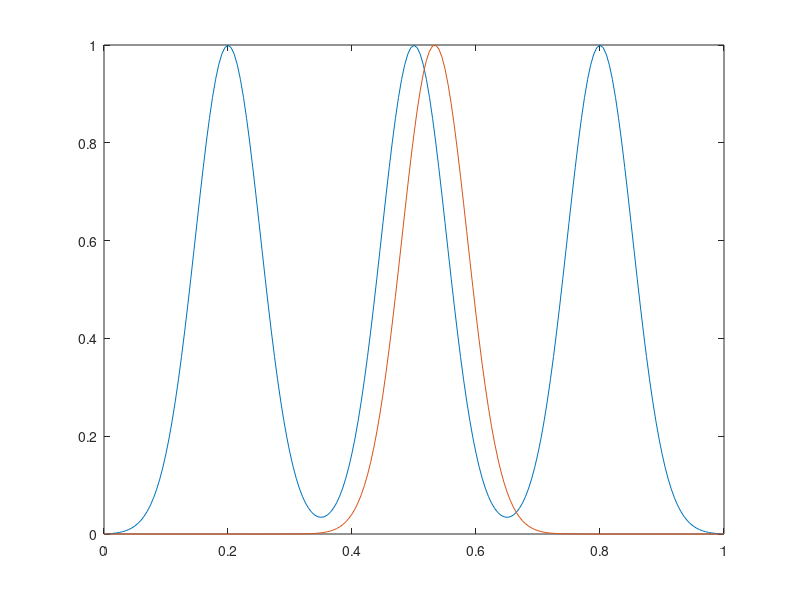
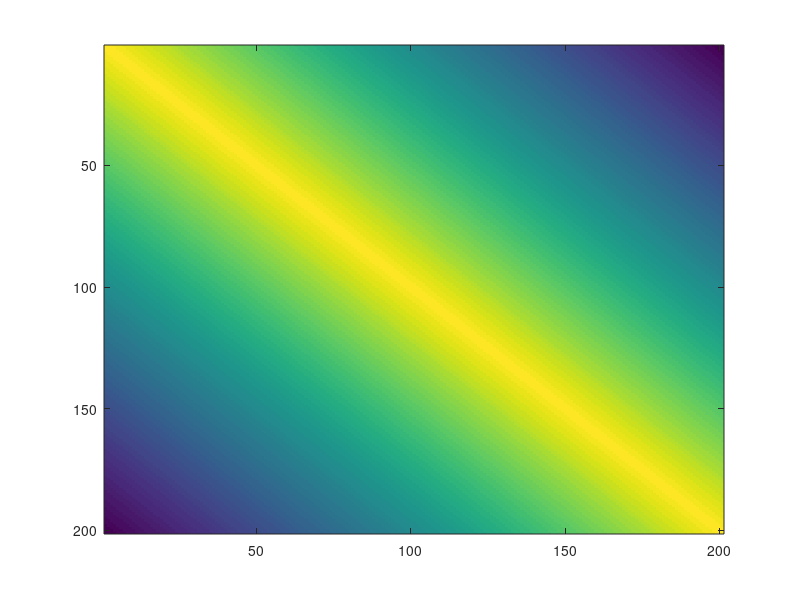
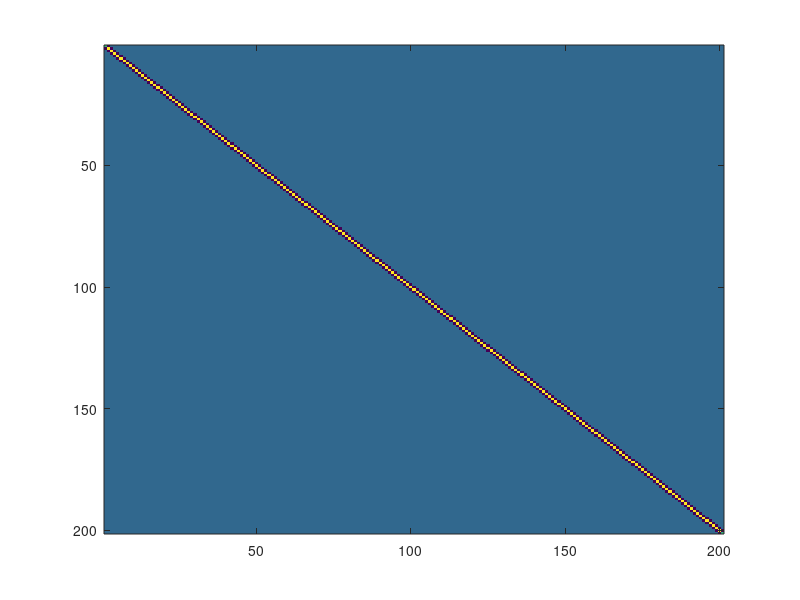

The MATLAB script that drew these images, in order: (Note: this script raises an error after producing the figures.)
%%%%%%%%%%%%%%%%%%%%%%%%%%%%%%%%%%%%%%%%%%%%%%%%%%%%%%%%%%%%%%%%%%%%%%%%%%%%%%%%%%%%%%%%%%
%%% Generate data
%%%%%%%%%%%%%%%%%%%%%%%%%%%%%%%%%%%%%%%%%%%%%%%%%%%%%%%%%%%%%%%%%%%%%%%%%%%%%%%%%%%%%%%%%%
clear; close all;
N = 201;

seed = rand*1000;
rng("default");

t1 = linspace(-3,3,N);

a = 0.5;
time_gap = 1/(N-1);

for j =1:N 
    f(j) = exp(-(t1(j)-1.8).^2/0.2) + exp(-(t1(j)-0).^2/0.2)+ exp(-(t1(j)+1.8).^2/0.2);
end

f = f - interp1([-3 3], [f(1) f(end)],t1);

a = [-0.5, 2];
t = linspace(0,1,N);

gamma1 = t;
f1 = interp1(t,f,gamma1);

for j =1:N 
    g(j) = exp(-(t1(j)-0.2).^2/0.2);
end
f2 = interp1(t,g,t);

figure(1);clf;
plot(t, f1, t, f2)

f1 = f1';
f2 = f2';

q1 = sign(gradient(f1)/time_gap).*sqrt(abs(gradient(f1)/time_gap));
q2 = sign(gradient(f2)/time_gap).*sqrt(abs(gradient(f2)/time_gap));

%define the covariance for the gamma function
mu = zeros(1, N);


% Define the value of pho
pho = 0.999;  % You can change this to your desired value
% Initialize an empty matrix of size (n+1) x (n+1)

f_cov = ones(1, N);
% f_cov= [20*ones(1, (N-1)/2+1), 0.1*ones(1, (N-1)/2)];
Cr = diag(f_cov);
% Cr = zeros(N, N);

% Fill in the matrix
for i = 1:N
    for j = 1:N
        if i ~= j
            Cr(i, j) = pho^(abs(i-j));
        end
    end
end
Cr = Cr*8;

figure(1001); clf;
imagesc(Cr);
try chol(Cr)
    disp('Matrix is symmetric positive definite.')
catch ME
    disp('Matrix is not symmetric positive definite')
end

inv_cr = inv(Cr);
figure(1002); clf;
imagesc(inv_cr);
%%%%%%%%%%%%%%%%%%%%%%%%%%%%%%%%%%%%%%%%%%%%%%%%%%%%%%%%%%%%%%%%%%%%%%%%%%%%%%%%%%%%%%%%%%
%%% Dynamic programming to match f1 and f2 
%%%%%%%%%%%%%%%%%%%%%%%%%%%%%%%%%%%%%%%%%%%%%%%%%%%%%%%%%%%%%%%%%%%%%%%%%%%%%%%%%%%%%%%%%%
gamma_t = DynamicProgrammingQ(q2', q1', 0, 0);


%%%%%%%%%%%%%%%%%%%%%%%%%%%%%%%%%%%%%%%%%%%%%%%%%%%%%%%%%%%%%%%%%%%%%%%%%%%%%%%%%%%%%%%%%%
%%% bayesian
%%%%%%%%%%%%%%%%%%%%%%%%%%%%%%%%%%%%%%%%%%%%%%%%%%%%%%%%%%%%%%%%%%%%%%%%%%%%%%%%%%%%%%%%%%
% 1. initiate phi 
phi_int = zeros(1, N);

figure(101); clf;
plot(t, phi_int);
figure(102); clf;
gamma_in = cumtrapz(t, exp(phi_int))./trapz(t, exp(phi_int));
gamma_in = (gamma_in-min(gamma_in))/(max(gamma_in)-min(gamma_in)); 
plot(t, gamma_in);

%2. Initiate sigma1
sigma1_int = 5;

%3: update g and sigma1
J = 10000;
phi_set = [];
phi_set(1,:) = phi_int;

%set the parameters for the pCN-mixture
betals = [0.5, linspace(0.001, 0.01, 4)];
probabilities = [0.6, repmat(0.1, 1, 4)];


for j = 1: J
    %propose new phi
    kesi = mvnrnd(mu, Cr, 1);
    kesi = kesi-trapz(t,kesi);
    beta = randsample(betals, 1,true, probabilities);
    phi_new = phi_set(j,:)*sqrt(1-beta^2) + beta*kesi;
    phi_new = phi_new-trapz(t,phi_new);
    
    % calculate MCMC acceptance ratio
    [lossratio, sse_diff(j)] = cal_joint_ratio_clr_corr(sigma1_int, q1, q2, t, phi_new, phi_set(j,:));
    lossratio_(j) = lossratio;
    lamd_p = min(1, lossratio);

    if rand()<lamd_p
        phi_set(j+1,:) = phi_new;
    else
        phi_set(j+1,:) = phi_set(j,:);
    end
    
    temp_t = cumtrapz(t,exp(phi_set(j+1,:)))./trapz(t, exp(phi_set(j+1,:)),2);
    temp_t = round(temp_t/temp_t(end)*(N-1))+1;
    gam1_dev = exp(phi_set(j+1,:))./trapz(t, exp(phi_set(j+1,:)),2);
    SSE = (norm(q2 - q1(temp_t).*sqrt(gam1_dev')))^2;
    sse_(j) = SSE;

end

% plot the sample gamma
gamma_new = [];
cnt = 1;
for j = 1:J+1
    gamma_new(j,:) = cumtrapz(t, exp(phi_set(j,:)))./trapz(t, exp(phi_set(j,:)));
    gamma_new(j,:) = (gamma_new(j,:)-min(gamma_new(j,:)))/(max(gamma_new(j,:))-min(gamma_new(j,:)));
end


fgamma = gamma_new(J/2+1:10:J+1,:);
fphi_set = phi_set(J/2+1:10:J+1,:);

eps = 1e-5;
learn_rate = 0.1;
sample_mean = mean(phi_set,1);
gamma_mean = cumsum(exp(sample_mean))./sum(exp(sample_mean));
gamma_mean = (gamma_mean-min(gamma_mean))/(max(gamma_mean)-min(gamma_mean));



figure(1); clf;
hold on;
plot(t,gamma_new);
plot(t,gamma_t,'k','LineWidth',2);
% plot(t,gamma_mean','b--','LineWidth',2);
lsize = 16; % Label fontsize
nsize = 18; % Axis fontsize
axis equal;
ylim([0,1]);
xlim([0,1]);
xticks([0 0.2 0.4 0.6 0.8 1]);
set(gca, 'Fontsize', nsize,'linewidth', 1.5)
set(gcf,'paperpositionmode','auto');
set(gcf,'windowstyle','normal');
set(gca,'LooseInset',max(get(gca,'TightInset'), 0.02))
set(gca,'fontweight','normal')
opts.Colors     = get(groot,'defaultAxesColorOrder');
opts.saveFolder = 'img/';
opts.width      = 12;
opts.height     = 10;
opts.fontType   = 'Times';
% 



f2_gamma_t = interp1(t,f2,gamma_t);
figure(2);clf;
plot(t,f1,'b.','LineWidth', 1.5);
hold on;
plot(t,f2,'g.','LineWidth', 1.5);
plot(t, f2_gamma_t, 'r','LineWidth', 1.5)

figure(3);clf;
plot(t,q1,'b.','LineWidth', 1.5);
hold on;
plot(t,q2,'g.','LineWidth', 1.5);

figure(5);clf;
subplot(2,1,1);
plot(sse_)
subplot(2,1,2);
hist(sse_);
% 



%%
% Perform k-means clustering
seed = rand*1000;
rng(824);
K = 3;
[idx, centers] = kmeans(phi_set, K);
% [idx, centers] = kmeans(fphi_set, K);
for i = 1: K
    centers_g(i,:) = cumtrapz(t, exp(centers(i,:)))/trapz(t, exp(centers(i,:)));
end

figure(11); clf;
hold on;
plot(t,gamma_new(idx==1,:),'Color', [0.8 0.8 0.8]);
plot(t,gamma_new(idx==2,:),'y');
plot(t,gamma_new(idx==3,:),'g');
% plot(t,fgamma(idx==1,:)','Color', [0.8 0.8 0.8]);
% plot(t,fgamma(idx==2,:),'y');
% plot(t,fgamma(idx==3,:),'g');
plot(t, centers_g(1,:),'m','LineWidth',2)
plot(t, centers_g(2,:),'c','LineWidth',2)
plot(t, centers_g(3,:),'r','LineWidth',2)
plot(t,gamma_t,'k--','LineWidth',2);
% plot(t,gamma_t,'m--','LineWidth',2);
lsize = 16; % Label fontsize
nsize = 18; % Axis fontsize
axis equal;
ylim([0,1]);
xlim([0,1]);
xticks([0 0.2 0.4 0.6 0.8 1]);
set(gca, 'Fontsize', nsize,'linewidth', 1.5)
set(gcf,'paperpositionmode','auto');
set(gcf,'windowstyle','normal');
set(gca,'LooseInset',max(get(gca,'TightInset'), 0.02))
set(gca,'fontweight','normal')
opts.Colors     = get(groot,'defaultAxesColorOrder');
opts.saveFolder = 'img/';
opts.width      = 12;
opts.height     = 10;
opts.fontType   = 'Times';



f2_gamma_t1 = interp1(t,f2,centers_g(1,:));
f2_gamma_t2 = interp1(t,f2,centers_g(2,:));
f2_gamma_t3 = interp1(t,f2,centers_g(3,:));
figure(22);clf;
% plot(t,f1,'b','LineWidth', 1.5);
% hold on;
% plot(t,f2,'g','LineWidth', 1.5);

% plot(t, f2_gamma_t1, 'm','LineWidth', 1.5)
% plot(t, f2_gamma_t2, 'c','LineWidth', 1.5)
% plot(t, f2_gamma_t3,'r', 'LineWidth',1.5)
plot(t, f2_gamma_t, 'b-.','LineWidth', 1.5)
legend('aligned f_{2}')
axis equal;
ylim([0,1]);
xlim([0,1]);
xticks([0 0.2 0.4 0.6 0.8 1]);
set(gca, 'Fontsize', nsize,'linewidth', 1.5)
set(gcf,'paperpositionmode','auto');
set(gcf,'windowstyle','normal');
set(gca,'LooseInset',max(get(gca,'TightInset'), 0.02))
set(gca,'fontweight','normal')
opts.Colors     = get(groot,'defaultAxesColorOrder');
opts.saveFolder = 'img/';
opts.width      = 12;
opts.height     = 10;
opts.fontType   = 'Times';